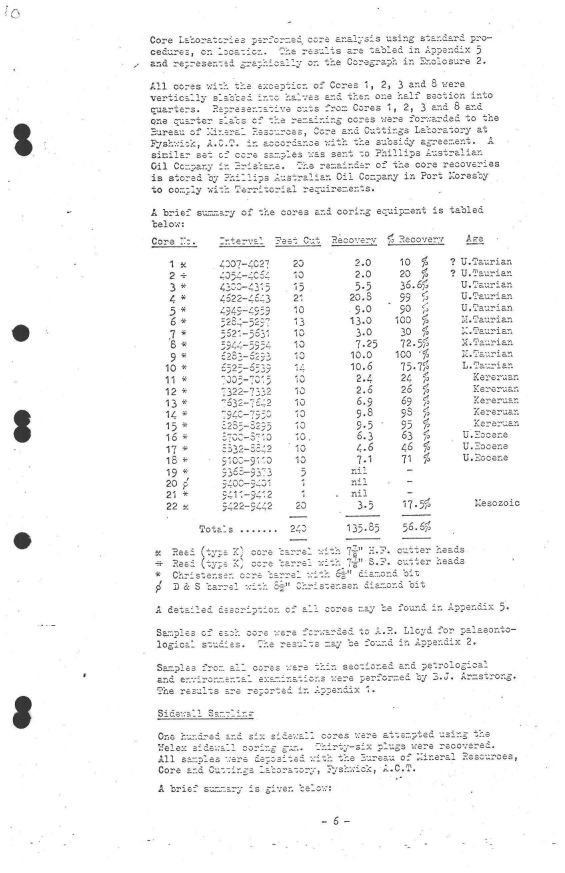
#> input picture pdf.jpg, 1695 x 2617 px (shown at 1/3 size)
$ jupyter execute --allow-errors OCR.ipynb   (older library calls are emulated)
#> lines starting #> are read from the running program, lines starting #| are printed output that depends on the picture; after the words box and inside, x2 and y2 are one past the last pixel; in counts of white or black regions, pixels touching at a corner belong together
[cell 1]
import cv2
import numpy as np
from matplotlib import pyplot as plt

[cell 2]
## BASIC TRANSFORMATION FUNCTION
# SHOW with openCV
def show_img(img):
    cv2.imshow('test', img)
    cv2.waitKey(0)
    cv2.destroyAllWindows()

# SHOW with matplotlib
def show_image(img, **kwargs):
    """
    Show an RGB numpy array of an image without any interpolation
    """

    plt.subplot()
    plt.axis('off')
    plt.imshow(
        X=img,
        interpolation='none',
        **kwargs
    )


def apply_border(img):
    img = cv2.copyMakeBorder(
    src=img,
    top=10,
    bottom=10,
    left=10,
    right=10,
    borderType=cv2.BORDER_CONSTANT,
    value=(255, 255, 255),)

    h, w, c = img.shape
    print(f'Image shape: {h}H x {w}W x {c}C')
    return img


def resize_img(img, MAX_PIX = 1000):
    """
    Resize an RGB numpy array of an image, either along the height or the width, and keep its aspect ratio. Show restult.
    """
    h, w, c = img.shape

    print('w', w, 'MAX_PIX', MAX_PIX)

    if h > MAX_PIX:
        flag = 'h'

    if w > MAX_PIX:
        flag = 'w'


    if flag == 'h':
        dsize = (int((MAX_PIX * w) / h), int(MAX_PIX))
    else:
        dsize = (int(MAX_PIX), int((MAX_PIX * h) / w))

    img_resized = cv2.resize(
        src=img,
        dsize=dsize,
        interpolation=cv2.INTER_CUBIC,
    )

    h, w, c = img_resized.shape
    print(f'Image shape: {h}H x {w}W x {c}C')

    show_image(img_resized)

    return img_resized


    if h > MAX_PIX:
        img_resized = resize_image(img, 'h')

    if w > MAX_PIX:
        img_resized = resize_image(img, 'w')

    return img


def blur_img(img, k_b=5):
    img = cv2.GaussianBlur(
        src=img,
        ksize=(k_b, k_b),
        sigmaX=0,
        sigmaY=0,
    )
    show_img(img)
    return img

def gray_img(img):
    img = cv2.cvtColor(img, cv2.COLOR_BGR2GRAY)
    return img

[cell 3]
img_o = cv2.imread(
  filename='pdf.jpg',
  flags=cv2.IMREAD_COLOR,
)
#> img_o is the input picture: shape (2617, 1695, 3); min 0, max 255, mean 245.5

h, w, c = img_o.shape
#> h = 2617; w = 1695; c = 3
print(f'Image shape: {h}H x {w}W x {c}C')
#| Image shape: 2617H x 1695W x 3C
img = apply_border(img_o)
#> in apply_border, `img = cv2.copyMakeBorder( src=img, top=10, bottom=10, left=10, right=1..`:
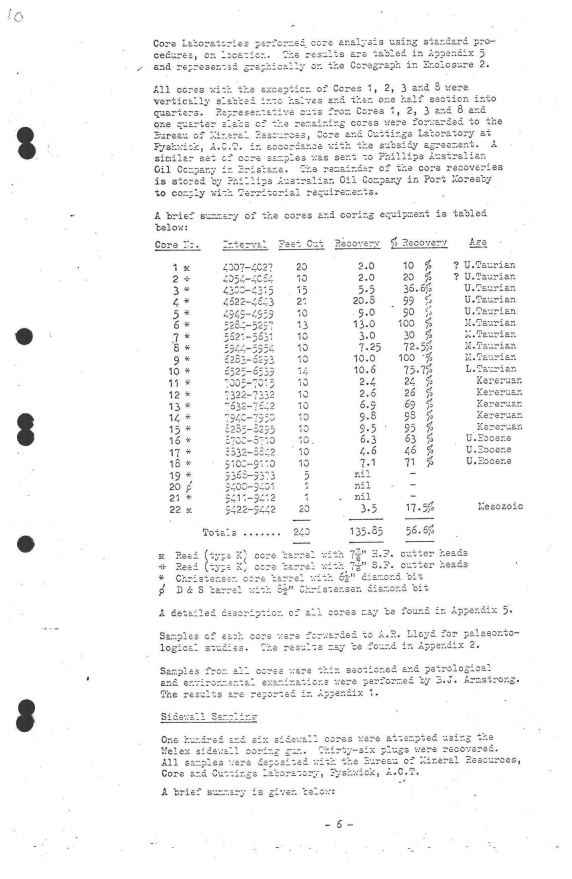
#> img: shape (2637, 1715, 3) (shown at 1/3 size); min 0, max 255, mean 245.6
#| Image shape: 2637H x 1715W x 3C
img= resize_img(img)
#| w 1715 MAX_PIX 1000
#| Image shape: 1537H x 1000W x 3C

[cell 4]
img_gray = gray_img(img)
thresh, img_bw = cv2.threshold(img_gray, 230, 255, cv2.THRESH_BINARY)
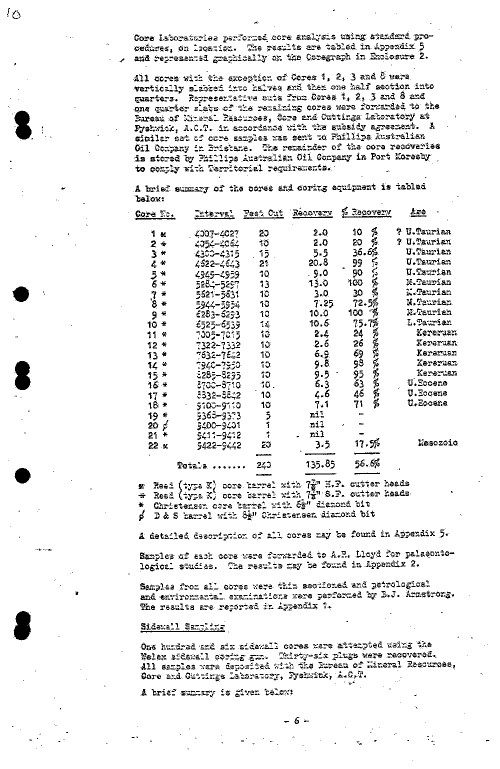
#> img_bw: shape (1537, 1000) (shown at 1/2 size); 93.2% white; black in thin lines or dots

[cell 5]
# [16 lines of commented-out code are left out]

[cell 6]
def morphology_operations(img):
    operation = cv2.MORPH_BLACKHAT
    morph_size = 3
    morph_elem = cv2.MORPH_ELLIPSE

    element = cv2.getStructuringElement(morph_elem, (2*morph_size + 1, 2*morph_size+1), (morph_size, morph_size))
    dst = cv2.morphologyEx(img, operation, element)
    show_img(dst)
    return dst

[cell 7]
img_m = morphology_operations(img_bw)
#> in morphology_operations, `dst = cv2.morphologyEx(img, operation, element)`:
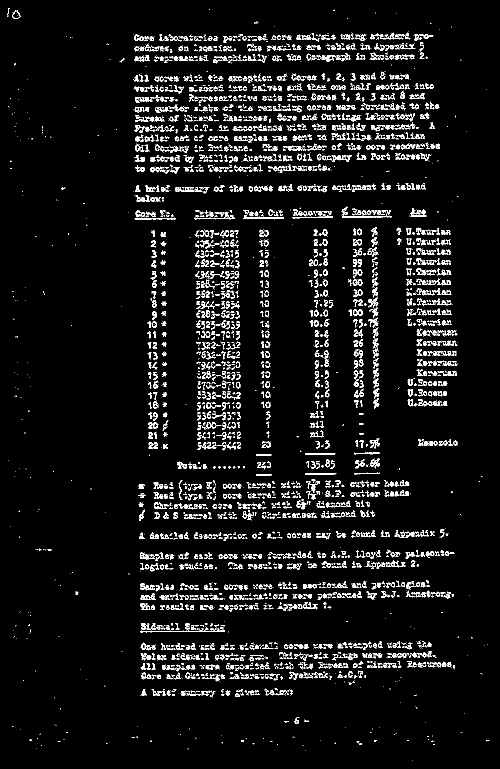
#> dst: shape (1537, 1000) (shown at 1/2 size); 6.4% white in thin lines or dots

[cell 8]
img_m0 = np.invert(img_m)
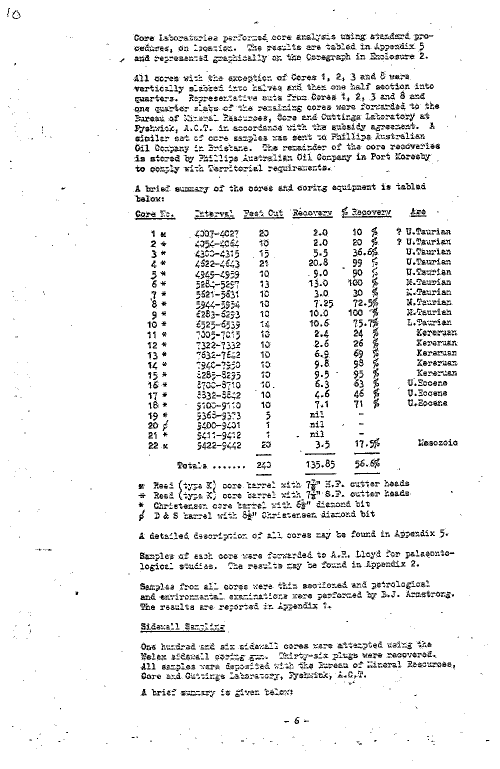
#> img_m0: shape (1537, 1000) (shown at 1/2 size); 93.6% white; black in thin lines or dots
show_img(img_m0)

[cell 9]
def apply_laplacian(img):

    img = cv2.cvtColor(
        src=img,
        code=cv2.COLOR_RGB2GRAY,
    )

    img_laplacian = np.uint8(
        np.absolute(
            cv2.Laplacian(
                src=img,
                ddepth=cv2.CV_64F,
            )
        )
    )

    show_image(img_laplacian, cmap='gray')
    show_img(img)

    return img_laplacian

[cell 10]
# dilation
def dilate(img):
    kernel = np.ones((3,3),np.uint8)
    img = cv2.dilate(img, kernel, iterations = 1)
    show_img(img)
    return img

# erosion
def erode(img):
    kernel = np.ones((5,5),np.uint8)
    img = cv2.erode(img, kernel, iterations = 1)
    show_img(img)
    return img

# opening - erosion followed by dilation
def opening(img):
    kernel = np.ones((3,3),np.uint8)
    return cv2.morphologyEx(image, cv2.MORPH_OPEN, kernel)

# canny edge detection
def canny(img):
    img = cv2.Canny(img, 100, 200)
    show_img(img)
    return img

[cell 11]
img_c = canny(img_m)
#> in canny, `img = cv2.Canny(img, 100, 200)`:
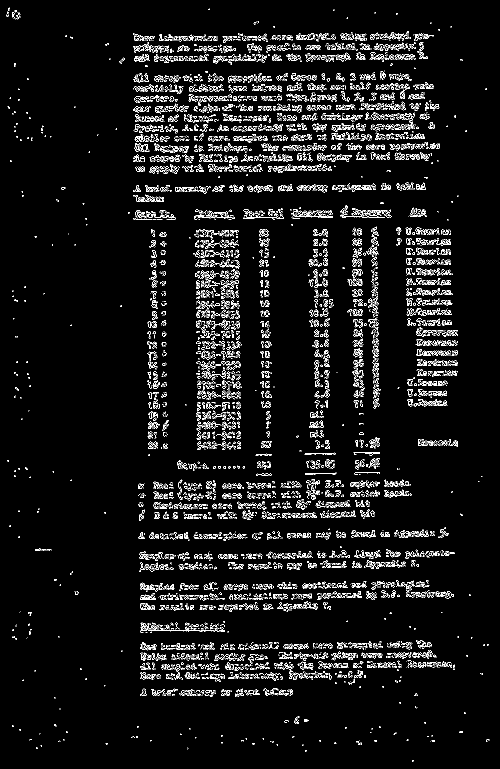
#> img: shape (1537, 1000) (shown at 1/2 size); 5.3% white in thin lines or dots

[cell 12]
img_d0 = dilate(img_m)
#> in dilate, `img = cv2.dilate(img, kernel, iterations = 1)`:
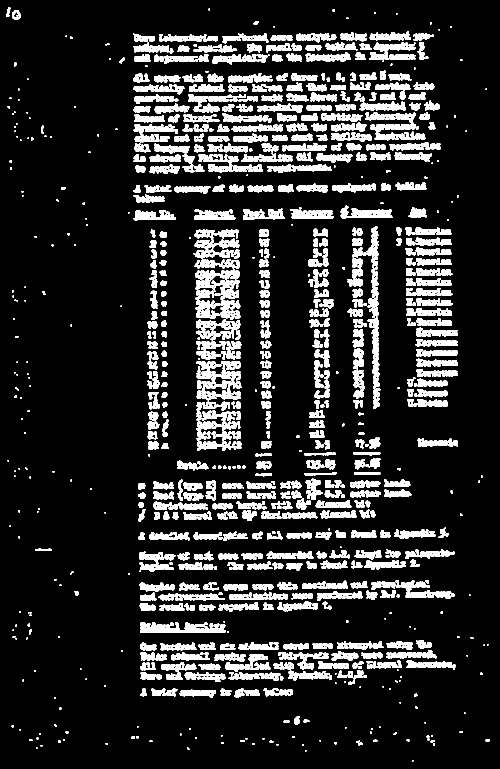
#> img: shape (1537, 1000) (shown at 1/2 size); 15.4% white; 899 white regions (198 under 20 px), largest, box (x1, y1, x2, y2) and area: (392, 722, 482, 801) 3233, (390, 538, 480, 599) 2616, (280, 1245, 451, 1266) 2212

[cell 13]
erode(img_d0)
#> in erode, `img = cv2.erode(img, kernel, iterations = 1)`:
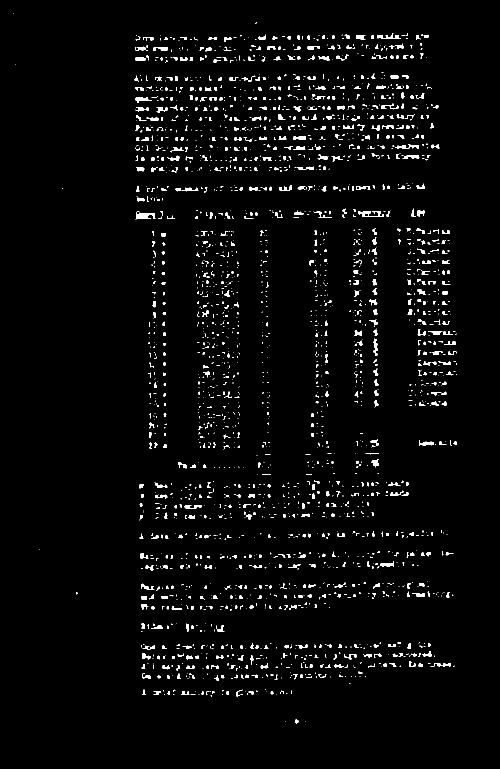
#> img: shape (1537, 1000) (shown at 1/2 size); 2.7% white; 2461 white regions (1767 under 20 px), largest, box (x1, y1, x2, y2) and area: (271, 422, 311, 439) 358, (716, 422, 768, 434) 278, (791, 288, 838, 298) 209

[cell 14]
# import sys
# !{sys.executable} -m pip install pytesseract

[cell 15]
import pytesseract
from pytesseract import Output

[cell 16]
pytesseract.pytesseract.tesseract_cmd = r"C:\Program Files\Tesseract-OCR\tesseract.exe"

#> (a cell that did not finish here is left out)

#> (a cell that did not finish here is left out)

[cell 19]
def detect_text(img):
    d = pytesseract.image_to_data(img, output_type=Output.DICT)

    NbBoites = len(d['level'])
    print ("Nombre de boites: " + str(NbBoites))
    for i in range(NbBoites):
        # Récupère les coordonnées de chaque boite
        (x, y, w, h) = (d['left'][i], d['top'][i], d['width'][i], d['height'][i])
        # Affiche un rectangle
        cv2.rectangle(img, (x, y), (x + w, y + h), (0, 255, 0), 2)

    show_img(img)

[cell 20]
detect_text(img_c)
#> (the call stopped at in detect_text, `d = pytesseract.image_to_data(img, output_type=Output.DICT)`: pytesseract is not available in this run)
